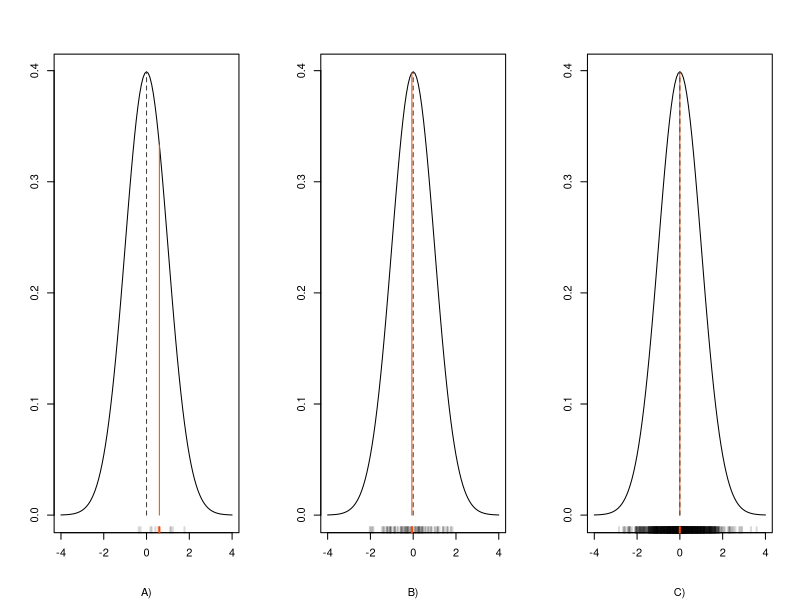

This figure's R source:
## ---- chunk 1
par(mfrow = c(1, 3))
set.seed(13)
x10 <- rnorm(10, 0, 1)
set.seed(13)
x100 <- rnorm(100, 0, 1)
set.seed(13)
x1000 <- rnorm(1000, 0, 1)
curve(dnorm(x, mean = 0 , sd = 1), from = -4, to = 4, xlab = "", ylab = "", sub = "A)", cex.main = 2)
rug(x10, lwd = 2, col = "#00000025")
rug(mean(x10), lwd = 2, col = "orangered")
segments(x0 = mean(x10), y0 = 0, x1 = mean(x10), y1 = dnorm(mean(x10), 0, 1), col = "orangered")
segments(x0 = 0, y0 = 0, x1 = 0, y1 = dnorm(0, 0, 1), lty = "dashed", col = "gray25")
curve(dnorm(x, mean = 0 , sd = 1), from = -4, to = 4, xlab = "", ylab = "", sub = "B)", cex.main = 2)
rug(x100, lwd = 2, col = "#00000025")
rug(mean(x100), lwd = 2, col = "orangered")
segments(x0 = mean(x100), y0 = 0, x1 = mean(x100), y1 = dnorm(mean(x100), 0, 1), col = "orangered")
segments(x0 = 0, y0 = 0, x1 = 0, y1 = dnorm(0, 0, 1), lty = "dashed", col = "gray25")
curve(dnorm(x, mean = 0 , sd = 1), from = -4, to = 4, xlab = "", ylab = "", sub = "C)", cex.main = 2)
rug(x1000, lwd = 2, col = "#00000025")
rug(mean(x1000), lwd = 2, col = "orangered")
segments(x0 = mean(x1000), y0 = 0, x1 = mean(x1000), y1 = dnorm(mean(x1000), 0, 1), col = "orangered")
segments(x0 = 0, y0 = 0, x1 = 0, y1 = dnorm(0, 0, 1), lty = "dashed", col = "gray25")
## ---- chunk 2
set.seed(100)
x <- rnorm(10, 10, 10)
mean(x)
var(x)
## ---- chunk 3
mean(x)
## ---- chunk 4
alpha <- 0.05
cbind(
  mean(x) - sd(x)/length(x)*qt(p = 1 - alpha/2, df = length(x) - 1),
  mean(x) + sd(x)/length(x)*qt(p = 1 - alpha/2, df = length(x) - 1)
)
## ---- chunk 5
mu <- 5 # <1>
sigma <- 1 # <1>

n <- 1000 # <2>
x <- rnorm(n, mu, sigma^2) # <2>

norm.lik <- function(pars, x) { # <3>
  n <- length(x) # <3>
  mu <- pars[1]
  sigma2 <- pars[2]
  logl <- -0.5 * n * log(2*pi) - 0.5 * n * log(sigma2) - 
    (1/(2 * sigma2))*sum((x - mu)^2) # <3>
  return(-logl)# <4>
}


result <- optim(par = c(0.1, 2), #<5>
                fn = norm.lik, #<5>
                x = x, #<5>
                method = "BFGS", #<5>
                hessian = TRUE) #<5>

mle_mean <- result$par[1] #<6>
mle_sigma2 <- result$par[2] #<6>
